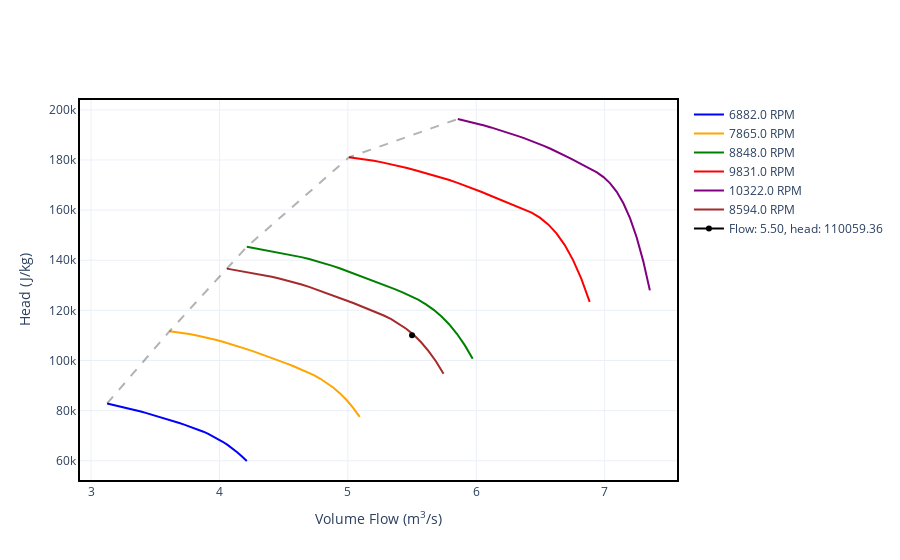

This figure's notebook cell:
### Markdown cell above
We can also plot performance parameters such as the polytropic head. 
In this case we can choose a flow and speed and the correspondent curve and point will also be plotted:

### Code cell
fig = imp.head_plot(flow_v=5.5, speed=900)
fig
